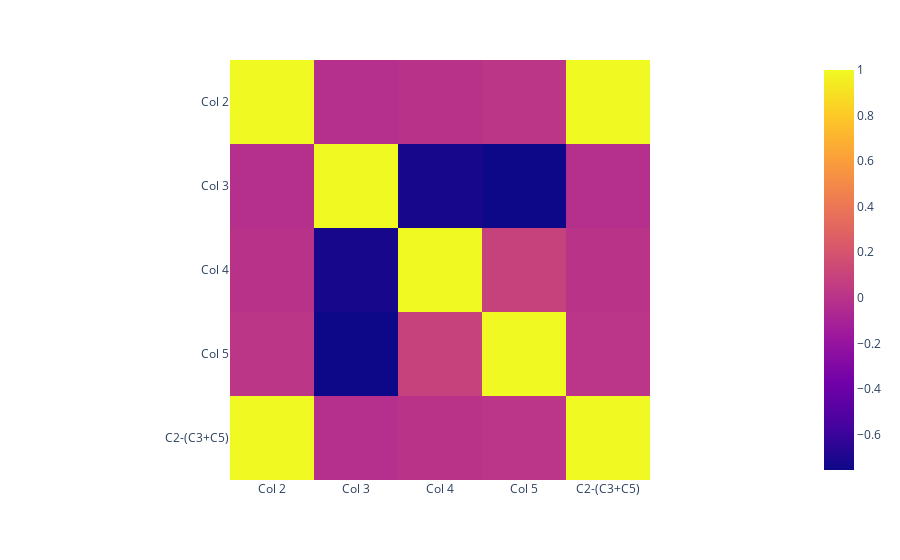

Notebook code cell kept with this figure:
### Markdown cell above
### 6.3. Plotly Heatmap

### Code cell
import plotly.express as px

fig = px.imshow(df_corr)
fig

### Figure 1 — Plotly figure (JSON) as saved in the notebook; plotly's stock layout.template omitted (floating-point values rounded to 4 significant figures)
{"data": [{"coloraxis": "coloraxis", "hovertemplate": "x: %{x}<br>y: %{y}<br>color: %{z}<extra></extra>", "name": "0", "type": "heatmap", "x": ["Col 2", "Col 3", "Col 4", "Col 5", "C2-(C3+C5)"], "xaxis": "x", "y": ["Col 2", "Col 3", "Col 4", "Col 5", "C2-(C3+C5)"], "yaxis": "y", "z": [[1, -0.02123, -0.007223, 0.02032, 0.9999], [-0.02123, 1, -0.7203, -0.7561, -0.02123], [-0.007223, -0.7203, 1, 0.09076, 0.001806], [0.02032, -0.7561, 0.09076, 1, 0.01179], [0.9999, -0.02123, 0.001806, 0.01179, 1]]}], "layout": {"coloraxis": {"colorscale": [[0, "#0d0887"], [0.1111, "#46039f"], [0.2222, "#7201a8"], [0.3333, "#9c179e"], [0.4444, "#bd3786"], [0.5556, "#d8576b"], [0.6667, "#ed7953"], [0.7778, "#fb9f3a"], [0.8889, "#fdca26"], [1, "#f0f921"]]}, "margin": {"t": 60}, "xaxis": {"anchor": "y", "constrain": "domain", "domain": [0, 1], "scaleanchor": "y"}, "yaxis": {"anchor": "x", "autorange": "reversed", "constrain": "domain", "domain": [0, 1]}}}
